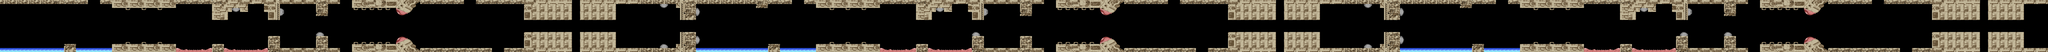

This is a level from a 2D game, rendered from its Tiled map with the project's own tilesets. A one-line summary and the map file follow, with tile-layer data summarised:
An orthogonal 512x13 tile map with 16x16 px tiles, 1 tile layer (Tile Layer 1).

<map version="1.10" tiledversion="git" orientation="orthogonal" renderorder="right-down" width="512" height="13" tilewidth="16" tileheight="16" infinite="0" nextlayerid="2" nextobjectid="1">
 <tileset firstgid="1" source="RType_tiles.tsx" />
 <layer id="1" name="Tile Layer 1" width="512" height="13">
  <data>[6656 cells, 2216 non-empty, 131 distinct tile ids]</data>
 </layer>
</map>